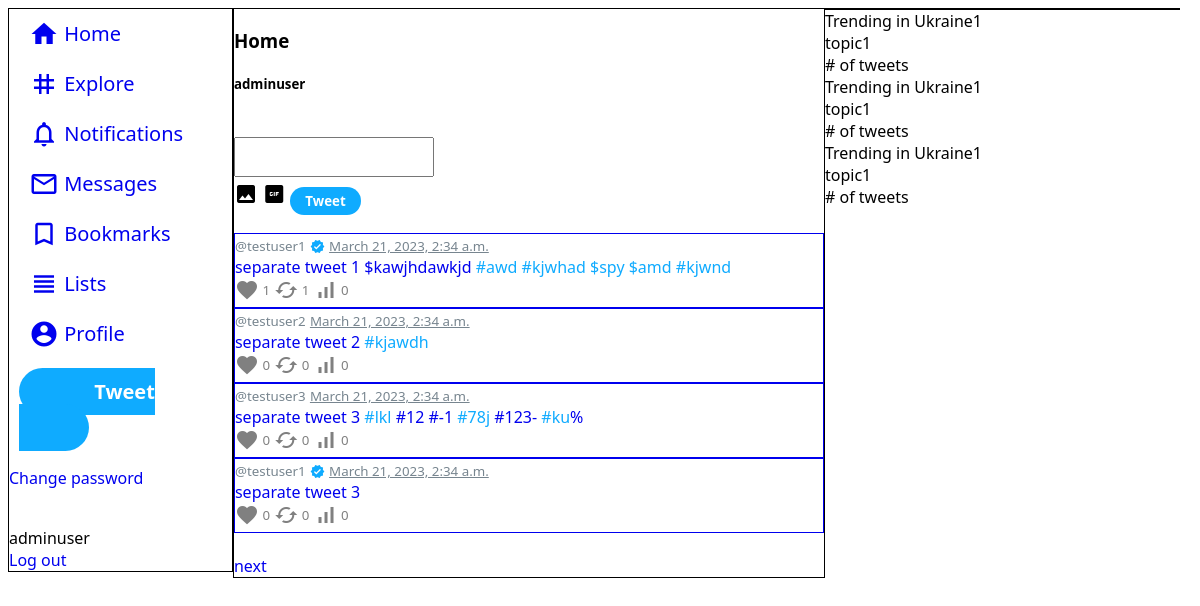
Page /feed/ (signed in) on the committed database.
### twitter/models.py (models this page shows, shortened)
class User(AbstractUser):
  username_validator = UsernameValidator()
  email_validator = EmailValidator()
  url_validator = URLValidator()
  phone_validator = PhoneValidator()
  username = models.CharField(_("username"),
                              max_length=15, unique=True,
                              help_text=_("Required. 15 characters or fewer. Letters, digits and _ only."),
                              validators=[username_validator],
                              error_messages={"unique": _("A user with that username already exists."), }, )
  email = models.EmailField(_('email'),
                            unique=True,
                            error_messages={"unique": _("A user with that email already exists."), },
                            validators=[email_validator], )
  phone = models.CharField(_("phone"),
                           max_length=20, unique=True, blank=True, null=True,
                           help_text=_("Full phone number with country code"),
                           validators=[username_validator],
                           error_messages={"unique": _("A user with that phone number already exists."), }, )
  name = models.CharField(max_length=50)
  link = models.CharField(max_length=50, blank=True, validators=[url_validator])
  userpic = models.ImageField(default='default.jpg', upload_to='userpics')
  background = models.ImageField(default='default.jpg', upload_to='backgrounds')
  is_verified = models.BooleanField(default=False)
  bio = models.TextField(max_length=160, blank=True)
  blocked = models.ManyToManyField('self', symmetrical=False, related_name='user_blocked')
  muted = models.ManyToManyField('self', symmetrical=False, related_name='user_muted')
  followers = models.ManyToManyField('self', symmetrical=False, related_name='user_followers')
  following = models.ManyToManyField('self', symmetrical=False, related_name='user_following')
  conversations = models.ManyToManyField('Conversation', symmetrical=False, related_name='user_conversations')
  tweets = models.ManyToManyField('Tweet', symmetrical=False, related_name='user_tweets')
  likes = models.ManyToManyField('Tweet', symmetrical=False, related_name='user_likes')
  bookmarks = models.ManyToManyField('Tweet', symmetrical=False, related_name='user_bookmarks')
  notifications = models.ManyToManyField('Notification', symmetrical=False, related_name='user_notifications')
  is_private = models.BooleanField(default=False)
  lists = models.ManyToManyField('TweetList', symmetrical=False, related_name='user_lists')
  def __str__(self):
    return f'{self.username}'

class Tweet(models.Model):
  author = models.ForeignKey(User, on_delete=models.CASCADE)
  text = models.TextField(max_length=280)
  when = models.DateTimeField(auto_now_add=True)  # first created. can edit tweets with twitter blue only
  replied_to = models.ForeignKey('self', on_delete=models.CASCADE, null=True, related_name='replied')
  retweeted_from = models.ForeignKey('self', on_delete=models.CASCADE, null=True, related_name='retweeted')
  pic1 = models.ImageField(upload_to='tweetpics', blank=True)
  pic2 = models.ImageField(upload_to='tweetpics', blank=True)
  pic3 = models.ImageField(upload_to='tweetpics', blank=True)
  pic4 = models.ImageField(upload_to='tweetpics', blank=True)
  likes = models.ManyToManyField(User, symmetrical=False, related_name='tweet_likes')
  retweets = models.ManyToManyField(User, symmetrical=False, related_name='tweet_retweets')
  replies = models.ManyToManyField('self', symmetrical=False, related_name='tweet_replies')
  views = models.IntegerField(default=0)
  is_pinned = models.BooleanField(default=False)

### twitter/views.py (the view)
# urls.py: path('feed/', feed, name='feed'),
@login_required
def feed(request):
  try:
    current_user = User.objects.get(username=request.user)
    tweets=Tweet.objects.filter(replied_to__isnull=True).filter(author__in=current_user.following.all())
    paginator=Paginator(tweets,4)
    page_number=request.GET.get('page')
    page_obj=paginator.get_page(page_number)
    form = TweetCreateForm()
    return render(request,'twitter/feed.html',{'tweets':page_obj, 'form':form})
  except ObjectDoesNotExist:
    error_message = "does_not_exist"
    return render(request, 'twitter/userfeed.html', {'error_message': error_message})

### twitter/admin.py
class TweetCreateForm(forms.ModelForm):
  class Meta:
    model = Tweet
    fields = ("text", "pic1")

### twitter/templates/twitter/feed.html (shortened to what this page needs)
{% extends 'twitter/base.html' %}
{% block tweets %}
<section class="col mid">
<h3>Home</h3>
<h5>{{user}}</h5>
  <br>
{% include 'twitter/send_tweet.html' %}
{% include 'twitter/tweets.html' %}
</section>
{% endblock %}
{% block trends %}
<section class="col right"></section>
{% include 'twitter/trends.html' %}
{% endblock %}

### twitter/templates/twitter/base.html (shortened to what this page needs)
<!DOCTYPE html>
<html lang="en">
<head>
</head>
<body>
<section id="navbar" class="col left">
{% if user.is_authenticated %}
<div class="divnavlink">
<a class="navlink" href="{% url 'feed' %}">
  <span class="material-icons">home</span>
  <span>Home</span>
</a>
</div>
<div class="divnavlink">
<a class="navlink" href="{% url 'feed' %}">
  <span class="material-icons">tag</span>
  <span>Explore</span>
</a>
</div>
<div class="divnavlink">
<a class="navlink" href="{% url 'notifications' %}">
  <span class="material-icons">notifications_none</span>
  <span>Notifications</span>
</a>
</div>
<div class="divnavlink">
<a class="navlink" href="{% url 'conversations' %}">
  <span class="material-icons">mail_outline</span>
  <span>Messages</span>
</a>
</div>
<div class="divnavlink">
<a class="navlink" href="{% url 'bookmarks' %}">
  <span class="material-icons">bookmark_border</span>
  <span>Bookmarks</span>
</a>
</div>
<div class="divnavlink">
<a class="navlink" href="{% url 'feed' %}">
  <span class="material-icons">view_headline</span>
  <span>Lists</span>
</a>
</div>
<div class="divnavlink">
<a class="navlink" href="{% url 'userfeed' user.pk %}">
  <span class="material-icons">account_circle</span>
  <span>Profile</span>
</a>
</div>
<div class="divnavlink">
<a class="big-tweet-button" href="{% url 'feed' %}">
  <span>Tweet</span>
  </a>
</div>
<p><a href="{% url 'password_change' %}">Change password</a></p>
<br>
<div>{{user}}</div>
<a href="{% url 'logout' %}">Log out</a>
{% endif %}
</section>
{% block tweets %}
{%endblock%}
{% block trends %}
{%endblock%}
</body>
</html>

### twitter/templates/twitter/tweets.html (shortened to what this page needs)
{% for tweet in tweets %}
<a class="tweet" href="{% url 'detail' tweet.author tweet.pk %}">
  <form style="display:inline;" action="{% url 'userfeed' tweet.author.pk %}">
    <button type="submit">
      <span class="tweet-userlink-username">@{{tweet.author.username}}</span>
    </button>
  {% if tweet.author.is_verified %}
    <span class="material-icons verified"> verified </span>
  </form>
  {% endif %}
  <form style="display:inline;" action="{% url 'detail' tweet.author tweet.pk %}">
    <button class="tweet-userlink-time" type="submit">{{ tweet.when }}</button>
  </form>
    <div class="tweet-text">{{ tweet.text }}</div>
{% include 'twitter/tweet_buttons.html' %}
</a>
{% endfor %}
{% include 'twitter/tweet_pagination.html' %}

### twitter/templates/twitter/tweet_buttons.html (shortened to what this page needs)
{%if user in tweet.likes.all %}
<form style="display:inline" action="{% url 'dislike' tweet.pk %}" method="post">
  {% csrf_token %}
  <button class="make-inactive-like" type="submit" name="tweet_pk" value="{{ tweet.pk }}">
    <span class="material-icons">favorite</span>
    <span class="counter">{{tweet.likes.count}}</span>
  </button>
</form>
{%else%}
  <form style="display:inline" action="{% url 'like' tweet.pk %}" method="post">
  <button class="make-active-like" type="submit" name="tweet_pk" value="{{ tweet.pk }}">
    <span class="material-icons make-active-like">favorite</span>
    <span class="counter">{{tweet.likes.count}}</span>
  </button>
</form>
{%endif%}
{%if user in tweet.retweets.all %}
<form style="display:inline" action="{% url 'unretweet' tweet.pk %}" method="post">
  {% csrf_token %}
  <button class="make-inactive-retweet" type="submit" name="tweet_pk" value="{{ tweet.pk }}">
    <span class="material-icons">cached</span>
    <span class="counter">{{tweet.retweets.count}}</span>
  </button>
</form>
{%else%}
  <form style="display:inline" action="{% url 'retweet' tweet.pk %}" method="post">
  <button class="make-active-retweet" type="submit" name="tweet_pk" value="{{ tweet.pk }}">
    <span class="material-icons">cached</span>
    <span class="counter">{{tweet.retweets.count}}</span>
  </button>
</form>
{%endif%}
<button class="views">
  <span class="material-icons make-active">signal_cellular_alt</span>
  <span class="counter">{{tweet.views}}</span>
</button>

### twitter/templates/twitter/base.html (style rules this page uses)
* { box-sizing: border-box; font-family: 'Segoe UI', Tahoma, Geneva, Verdana, sans-serif; }
button { border: none; padding: 0; background: none; cursor:pointer; }
.make-active-like, .make-active-retweet { color:grey; }
.views { color: grey; }
.navlink { border-radius:50px; width:auto; padding:10px 25px 10px 10px; font-size: 20px; }
.divnavlink { padding:10px; }
.navlink .material-icons { vertical-align: -8px; font-size:30px; }
a { text-decoration:none; }
.col { float:left; border:1px solid; }
.left { width:19%; height:100%; }
.mid { width:50%; }
.right { width:30%; }
.tweet { border: 1px solid; display: block; }
.tweet-userlink-username { color: rgb(119,133,143); }
.tweet-userlink-time { color: rgb(119,133,143); text-decoration: underline; }
a.big-tweet-button { background-color:rgb(15, 171, 255); color:white; padding:10px 40px; border-radius:50px; font-size: 20px; font-weight: bold; text-align: center; }
.verified { color: rgb(15, 171, 255); font-size: 15px; vertical-align: -3px; }
.counter { vertical-align: 7px; }

### rows in the picture
User: username "adminuser"
Tweet: author.username "testuser1", when "March 21, 2023, 2:34 a.m.", text "separate tweet 1 $kawjhdawkjd", likes.count "1", retweets.count "1", views "0"
Tweet: author.username "testuser2", when "March 21, 2023, 2:34 a.m.", text "separate tweet 2", likes.count "0", retweets.count "0", views "0"
Tweet: author.username "testuser3", when "March 21, 2023, 2:34 a.m.", text "separate tweet 3", likes.count "0", retweets.count "0", views "0"
Tweet: author.username "testuser1", when "March 21, 2023, 2:34 a.m.", text "separate tweet 3", likes.count "0", retweets.count "0", views "0"
